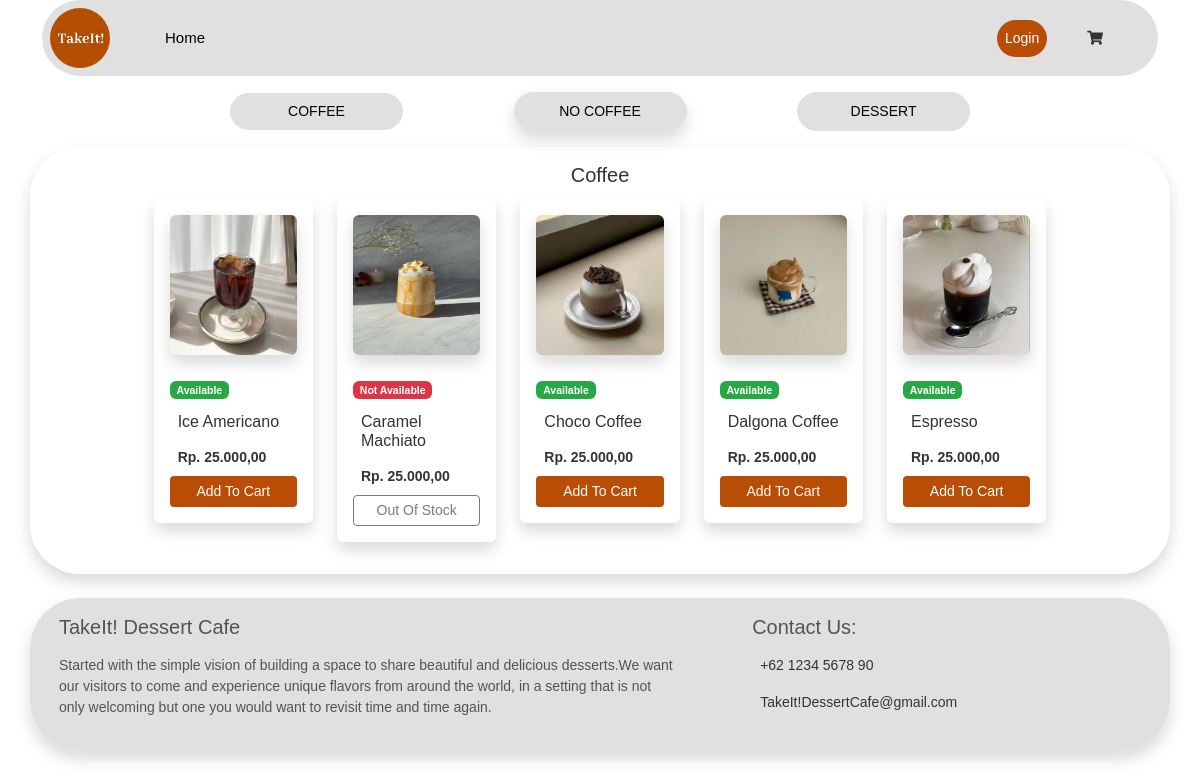
/dashboard/index.php, run on the app's committed database.
### tables this page shows
CREATE TABLE `tb_masakan` (
  `id_masakan` int(11) NOT NULL,
  `kategori_masakan` varchar(128) NOT NULL,
  `nama_masakan` varchar(128) NOT NULL,
  `harga_masakan` int(128) NOT NULL,
  `foto` varchar(255) NOT NULL,
  `status_masakan` int(1) NOT NULL
);

### dashboard/fungsi/rupiah.php (called while the page is built)
<?php
function rupiah($angka) {
	$hasil_rupiah = number_format($angka,2,',','.');
	return $hasil_rupiah;
}
?>

### dashboard/admin/index.php (the view, shortened to what this page needs)
<link rel="stylesheet" href="/dashboard/assets/css/custom.css">
<link rel="stylesheet" href="/auth/css/util.css">
<div class="container mt-3">
  <div class="col">
    <div class="row text-center align-items-center">
      <div class="col-sm-4 mb-3 flex-r">
        <a href="#" class="w-50 p-2 abu pter text-decoration-none text-black bo-sisi">COFFEE</a>
      </div>
      <div class="col-sm-4 mb-3 flex-c">
        <a href="index.php?noCoffee" class="w-50 border p-2 abu pter text-decoration-none text-black bo-sisi shadow">NO COFFEE</a>
      </div>
      <div class="col-sm-4 mb-3 flex-l">
        <a href="index.php?dessert" class="w-50 border p-2 abu pter text-decoration-none text-black bo-sisi">DESSERT</a>
      </div>
    </div>
  </div>
</div>
<div class="container shadow b-r-navbar">
  <div class="row p-3">
    <div class="container-title text-center">
      <h4 class="mb-2 fs-20">Coffee</h4>
    </div>
    <div class="col-md-12">
      <div class="row p-1 flex-c">
        <?php
        $query = "SELECT * FROM tb_masakan WHERE kategori_masakan='Coffee' ORDER BY id_masakan LIMIT 5";
        $sql = mysqli_query($kon, $query);
        while ($data = mysqli_fetch_array($sql)) :
        ?>
          <div class="col-lg-2 mb-1 ">
            <div class="shadow p-3 mb-2 bg-white rounded">
              <img class="card-img-top shadow mb-4 bg-white rounded" height="140" src="assets/image/Coffee/<?= $data['foto'] ?>" alt="Card image cap">
              <div class="card-body">
                <div class="mb-1">
                  <?php if ($data['status_masakan'] == 1) : ?>
                    <span class="badge badge-success">Available</span>
                  <?php else : ?>
                    <span class="badge badge-danger">Not Available</span>
                  <?php endif; ?>
                </div>
                <h4 class="card-title fs-16 p-2" style="text-transform: capitalize;"><?= $data['nama_masakan'] ?></h4>
                <?php
                $harga = $data['harga_masakan'];
                if ($_SESSION['level'] == "") {
                  $harga = $data['harga_masakan'] + 5000;
                }
                ?>
                <p class="card-text p-2 fs-14"><strong>Rp. <?= rupiah($harga) ?></strong></p>
              </div>
              <?php if ($data['status_masakan'] == 1) : ?>
                <button type="button" class="btn btn-sm btn-block text-white" style="background-color: #b94d05;" data-toggle="modal" data-target="#masakan_<?= $data['id_masakan']; ?>">
                  Add To Cart
                </button>
              <?php else : ?>
                <a href="index.php?tambah=<?= $data['id_masakan'] ?>" class="btn btn-grey btn-sm btn-block disabled">Out Of Stock</a>
              <?php endif; ?>
            </div>
          </div>
        <?php endwhile; ?>
      </div>
    </div>
  </div>
</div>

### dashboard/assets/css/custom.css (style rules this page uses)
body { font-size: 0.875rem; font-family: Helvetica, Arial, sans-serif; background-color: #fff; color: #333; }
.b-r-navbar { border-radius: 50px 50px 50px 50px; }
.abu { background-color: #d9d9d9cc; }
.pter { cursor: pointer; transition: 0.1s ease-in-out; }

### data on the page
tb_masakan: foto (picture), status_masakan "Available", nama_masakan "Ice Americano", harga_masakan "25.000,00"
tb_masakan: foto (picture), status_masakan "Not Available", nama_masakan "Caramel Machiato", harga_masakan "25.000,00"
tb_masakan: foto (picture), status_masakan "Available", nama_masakan "Choco Coffee", harga_masakan "25.000,00"
tb_masakan: foto (picture), status_masakan "Available", nama_masakan "Dalgona Coffee", harga_masakan "25.000,00"
tb_masakan: foto (picture), status_masakan "Available", nama_masakan "Espresso", harga_masakan "25.000,00"
